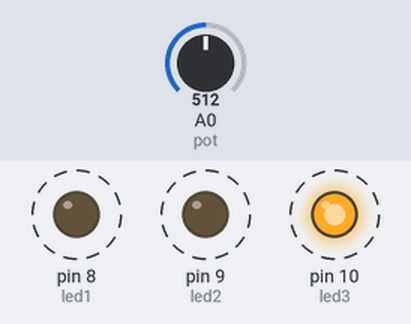
Simulated run of this sketch. Board: Arduino Uno, built with avr-gcc and run on an emulated ATmega328P. On the bench: output pins drawn as LEDs (lit = HIGH). Dashed ring = blinking. The inputs (shaded band) are chosen by the test bench; at power-on: A0 (pot) = 512.

Above: at 1.2 s.
1.3 s: A0 (pot) set to 306
At 1.5 s:
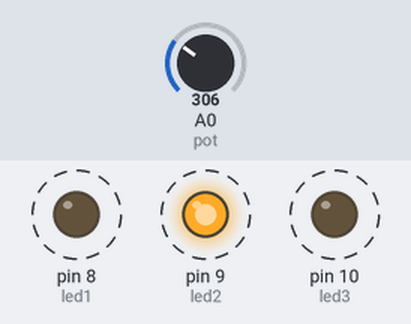
4.3 s: A0 (pot) set to 511
At 4.8 s:
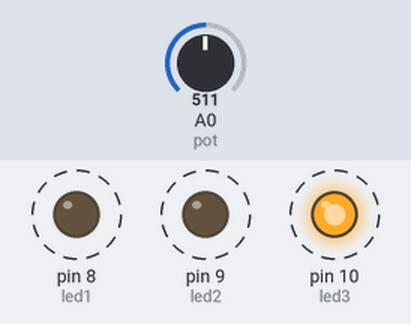
7.3 s: A0 (pot) set to 0
8.9 s: A0 (pot) set to 8
10.4 s: A0 (pot) set to 11
At 11.4 s:
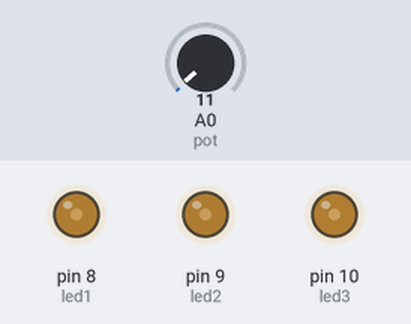
13.4 s: A0 (pot) set to 716
At 17.35 s:
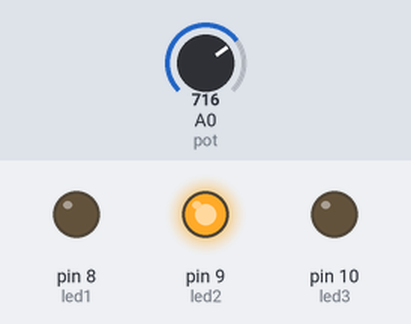
Timing chart, 0 to 17.4 s (numbered marks = the images above; inputs shaded):
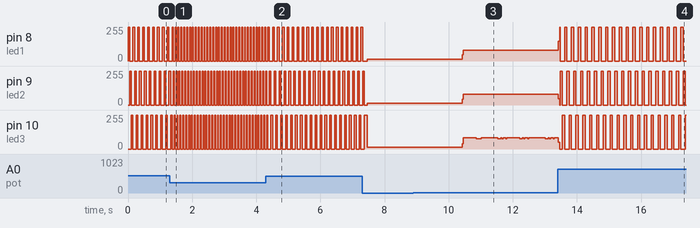

The sketch:

exer1.ino
```cpp
int led1 = 8;
int led2 = 9;
int led3 = 10;
int pot = A0;
int velocidade;

void setup() {
  pinMode(led1, OUTPUT);
  pinMode(led2, OUTPUT);
  pinMode(led3, OUTPUT);
}

void loop() {
  velocidade = analogRead(pot) / 10;

  digitalWrite(led1, HIGH);
  delay(velocidade);
  digitalWrite(led1, LOW);

  digitalWrite(led2, HIGH);
  delay(velocidade);
  digitalWrite(led2, LOW);

  digitalWrite(led3, HIGH);
  delay(velocidade);
  digitalWrite(led3, LOW);
}
```

Measured:
- after the input at 1.3 s, pin 8 (led1): alternates 255/255 for 0.03 s and 0/255 for 0.06 s, starting after 0.17 s; pin 9 (led2), pin 10 (led3): alternates 255/255 for 0.03 s and 0/255 for 0.06 s, starting after 0.14 s
- after the input at 4.3 s, pin 8 (led1): alternates 255/255 for 0.05 s and 0/255 for 0.10 s, starting after 0.21 s; pin 9 (led2), pin 10 (led3): alternates 255/255 for 0.05 s and 0/255 for 0.10 s, starting after 0.16 s
- after the input at 8.9 s, every drawn part: stays the same
- after the input at 10.4 s, pin 8 (led1): 13/255 → 81/255 at once; pin 9 (led2): 14/255 → 80/255 at once
- after the input at 13.4 s, pin 8 (led1): 81/255 → 149/255 at once, then moves between 0/255 and 255/255, repeating every 0.43 s
- by itself, pin 8 (led1), pin 9 (led2), pin 10 (led3): alternates 255/255 for 0.05 s and 0/255 for 0.10 s
